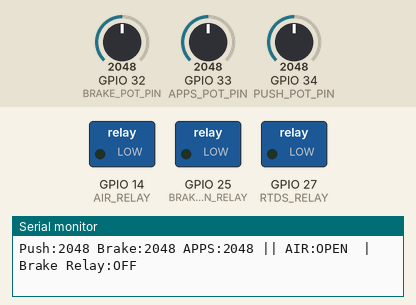
Recording of a sketch running on a simulated ESP32. Parts: switched loads named in the sketch (green lamp = pin HIGH), the last lines printed to the serial monitor. The test bench sets the inputs (shaded band); at power-on: GPIO 32 (BRAKE_POT_PIN) = 2048, GPIO 33 (APPS_POT_PIN) = 2048, GPIO 34 (PUSH_POT_PIN) = 2048.

Above: at 1.2 s.
1.3 s: GPIO 32 (BRAKE_POT_PIN) set to 1964
At 2.4 s:
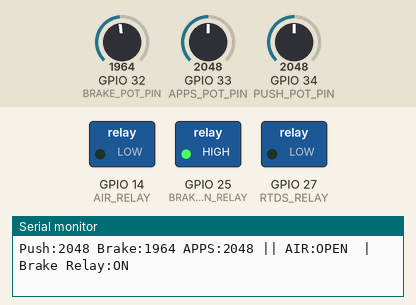
2.8 s: GPIO 32 (BRAKE_POT_PIN) set to 2040
At 3.6 s:
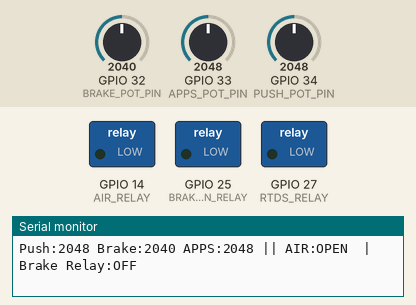
4.3 s: GPIO 32 (BRAKE_POT_PIN) set to 1960
At 4.8 s:
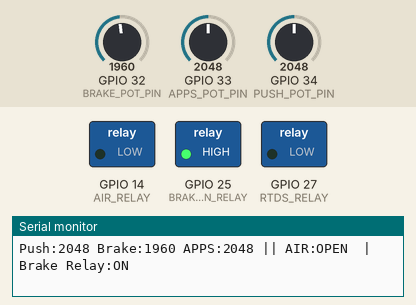
Timing chart, 0 to 7.3 s (numbered marks = the images above; inputs shaded):
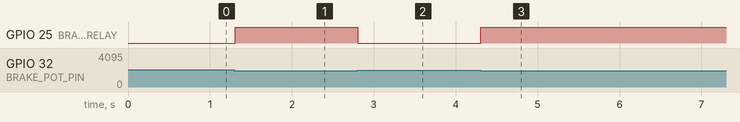

The sketch:

rtd.ino
```cpp
// ---------------- PIN DEFINITIONS ----------------
// Analog Inputs
#define PUSH_POT_PIN   34
#define BRAKE_POT_PIN  32
#define APPS_POT_PIN   33

// Relay Outputs
#define BRAKE_REGEN_RELAY  25 // Controls BOTH Brake Light and Regen
#define RTDS_RELAY         27 // Sounds the buzzer
#define AIR_RELAY          14 // Accumulator Isolation Relay

// ---------------- CONSTANTS & THRESHOLDS ----------------
const int PUSH_THRESHOLD  = 3500; // Values > 3500 = "Pressed" for startup
const int APPS_THRESHOLD  = 800;  // Accelerator threshold

// --- NEW ACTIVE LOW BRAKE THRESHOLD ---
// Sensor gives High Voltage (reads near 4095) when NOT pressed.
// Sensor gives 0V (reads near 0) when PRESSED.
// We use 2000 as a safe midpoint.
const int BRAKE_PRESSED_THRESHOLD = 2000;

const unsigned long conditionDelay = 500;
const unsigned long rtdsDuration = 1750;
const unsigned long debugInterval = 200;

// ---------------- GLOBAL VARIABLES ----------------
bool carReady = false;
bool flag = false;

// Condition timing
bool conditionTiming = false;
unsigned long conditionStartTime = 0;

// RTDS timing
bool rtdsTriggered = false;
unsigned long rtdsStartTime = 0;

// Debug timing
unsigned long lastDebugTime = 0;

// ---------------- SETUP ----------------
void setup() {
  pinMode(PUSH_POT_PIN, INPUT);
  pinMode(BRAKE_POT_PIN, INPUT);
  pinMode(APPS_POT_PIN, INPUT);

  pinMode(BRAKE_REGEN_RELAY, OUTPUT);
  pinMode(RTDS_RELAY, OUTPUT);
  pinMode(AIR_RELAY, OUTPUT);

  // Initialize relays to OFF
  digitalWrite(BRAKE_REGEN_RELAY, LOW);
  digitalWrite(RTDS_RELAY, LOW);
  digitalWrite(AIR_RELAY, LOW);

  Serial.begin(115200);
  Serial.println("=== Vehicle Analog Control System Initialized ===");
  Serial.println("Note: Brake logic is ACTIVE LOW (Drops to 0V when pressed)");
}

// ---------------- LOOP ----------------
void loop() {
  // --------- READ SENSORS ---------
  int pushVal = analogRead(PUSH_POT_PIN);
  int brakeVal = analogRead(BRAKE_POT_PIN);
  int appsVal = analogRead(APPS_POT_PIN);

  // --------- CONVERT TO LOGIC STATES ---------
  bool pushPressed = (pushVal > PUSH_THRESHOLD);

  // LOGIC REVERSED: If value drops BELOW 2000, the brake is considered PRESSED
  bool brakePressed = (brakeVal < BRAKE_PRESSED_THRESHOLD);

  bool appsPressed = (appsVal > APPS_THRESHOLD);

  // --------- BRAKE LIGHT RELAY LOGIC ---------
  if (brakePressed) {
    digitalWrite(BRAKE_REGEN_RELAY, HIGH); // Turn ON brake light
  } else {
    digitalWrite(BRAKE_REGEN_RELAY, LOW);  // Turn OFF brake light
  }

  // --------- STARTUP SEQUENCE (RTDS & AIR) ---------
  // To start: Push > 3500 AND Brake < 2000 AND Accelerator < 800
  bool startCondition = (pushPressed && brakePressed && !appsPressed);

  if (!carReady) {
    if (startCondition) {
      if (!conditionTiming) {
        conditionStartTime = millis();
        conditionTiming = true;
        Serial.println("Start sequence initiated...");
      }
      else if (millis() - conditionStartTime >= conditionDelay) {
        carReady = true;
        flag = true;

        digitalWrite(AIR_RELAY, HIGH);
        Serial.println("✅ AIR CLOSED - HV SYSTEM ACTIVE | Flag: TRUE");

        digitalWrite(RTDS_RELAY, HIGH);
        rtdsStartTime = millis();
        rtdsTriggered = true;
        Serial.println("🔊 RTDS SOUNDING...");
      }
    } else {
      if (conditionTiming) {
        Serial.println("❌ Start condition broke before delay");
      }
      conditionTiming = false;
    }
  }

  // --------- RTDS TIMER CONTROL ---------
  if (rtdsTriggered) {
    if (millis() - rtdsStartTime >= rtdsDuration) {
      digitalWrite(RTDS_RELAY, LOW);
      rtdsTriggered = false;
      Serial.println("🔇 RTDS OFF - CAR IS READY TO DRIVE");
    }
  }

  // --------- DEBUG PRINT ---------
  if (millis() - lastDebugTime >= debugInterval) {
    lastDebugTime = millis();

    Serial.print("Push:");
    Serial.print(pushVal);
    Serial.print(" Brake:");
    Serial.print(brakeVal);
    Serial.print(" APPS:");
    Serial.print(appsVal);

    Serial.print(" || AIR:");
    Serial.print(carReady ? "CLOSED " : "OPEN ");

    Serial.print(" | Brake Relay:");
    Serial.println(brakePressed ? "ON" : "OFF");
  }

  delay(10);
}
```

Measured:
- the behaviour switches between 2000 and 1999 on GPIO 32 (BRAKE_POT_PIN) (found by bisection; images 0 and 1)
- after the input at 1.3 s, GPIO 25 (BRAKE_REGEN_RELAY): LOW → HIGH at once
- after the input at 2.8 s, GPIO 25 (BRAKE_REGEN_RELAY): HIGH → LOW at once
- after the input at 4.3 s, GPIO 25 (BRAKE_REGEN_RELAY): LOW → HIGH at once
